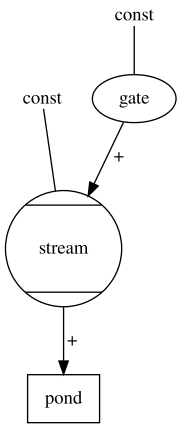

Source code (Python):
#! /usr/bin/python
# SPDX-License-Identifier: Unlicense

# A SD model of a pond filled through a stream controlled by a gate.
# The stream is simulated by a NodeDelay3, and the intention is to
# investigate how a NodeDelay3 works. It's not at all clear to me,
# and the "explanation" in the PDF is just the code expressed with
# math symbols.
#
# To control the gate, re-write f_gate()

import system_dynamic as sd
import matplotlib.pyplot as plt

def load_model(s):
    # Constants
    D = s.addConstant(
        'delay_constant', sd.C, detail='Delay constant', unit="?", val=2)
    F = s.addConstant(
        'flow', sd.C, detail='Max flow through the gate', unit="m3/day", val=10)
    # Stocks and Flows
    gate = s.addFlow(
        "gate", detail="Flow through the gate", unit="m3/day")
    stream = s.addDelay3(
        'stream', detail="Flow through the stream", unit='m3/day')
    pond = s.addStock(
        "pond", detail='Water in the pond', unit="m3", max=100)
    # Equations (edges)
    def f_gate(flow, t):
        #if t >= 2 and t < 4:
        if t >= 2 and t < 4:
            return flow
        return 0
    t = s.nodes['time']
    s.add_equation(f_gate, gate, [F, t])
    s.add_equation(stream.f_delayinit, stream, [gate, D], ['+',''])
    s.add_equation(sd.f_sum, pond, [stream], ['+'])

import sys    
if __name__ == "__main__":
    s = sd.System(time_step=0.1, time_unit='Day')
    load_model(s)
    if len(sys.argv) > 1:
        s.graphviz(title='pond')
        sys.exit()
    D = s.nodes['delay_constant']
    for c in [0.5, 1, 2, 4, 6, 8]:
        D.val = c
        s.reset()
        s.run(20)
        s.plot(
            ("gate",(-1,11)), ("stream",(-1,11)), ("pond",(-2,22)),
            title=f'Delay constant {c}', size=(8,4), pause=2)
        #plt.savefig(f"pond-{c}.svg", format="svg", transparent=True)
    plt.show()   # keep the window open after the last iteration
